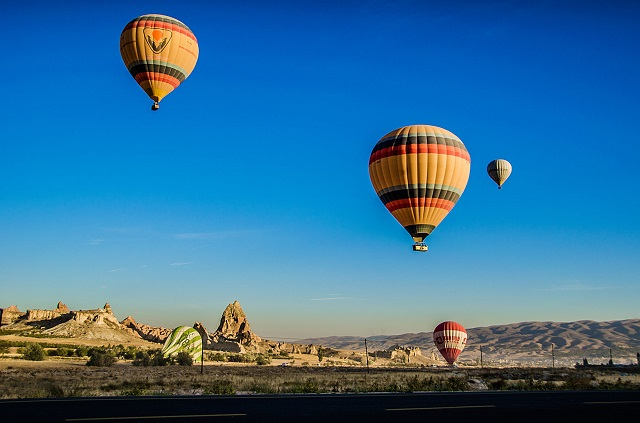
#> input picture balloons.jpeg, 640 x 423 px
$ python test.py
#> lines starting #> are read from the running program, lines starting #| are printed output that depends on the picture
import cv2
img = cv2.imread('balloons.jpeg',0)
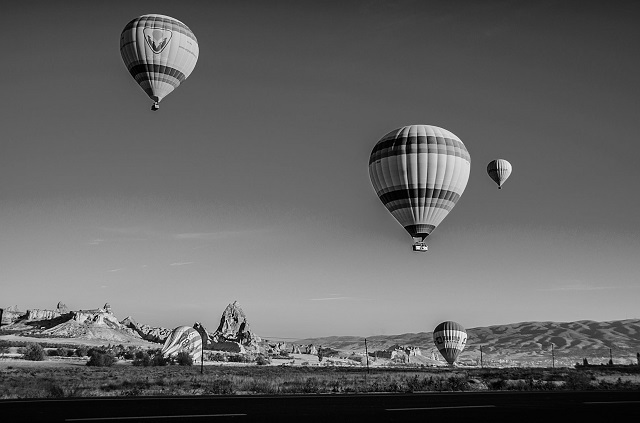
#> img: shape (423, 640); min 0, max 255, mean 99.3
cv2.imshow('image',img)
k = cv2.waitKey(0)
#> (key Esc is pressed here)
if k == 27:
    cv2.destroyAllWindows()
elif k == ord('s'):
    cv2.imwrite('test01gray.png',img)
    cv2.destroyAllWindows()
